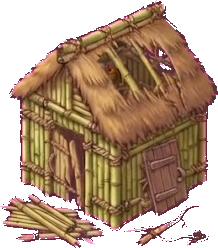
#> input picture design/homes/dmg_bamboo_hut.png, 218 x 248 px, given in place of b7a38cd8-image.jpg, which was not available
$ python cutd.py
#> lines starting #> are read from the running program, lines starting #| are printed output that depends on the picture
import numpy as np, io, base64, json
from PIL import Image
from scipy import ndimage
a=np.array(Image.open('/mnt/user-data/uploads/b7a38cd8-image.jpg').convert('RGB')).astype(float)
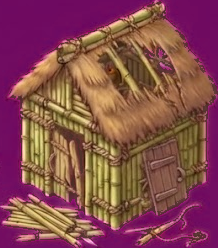
#> a: shape (248, 218, 3) float64; mean R, G, B 134.9, 73.9, 79.6
d=np.sqrt(((a-[250,0,250])**2).sum(-1)); al=np.clip((d-90)/80,0,1)
#> after `d = np.sqrt(((a - [250, 0, 250]) ** 2).sum(-1))`:
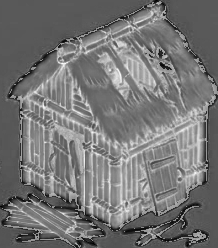
#> d: shape (248, 218) float64; min 142.2, max 327.9, mean 227.9; drawn with min black and max white
#> after `al = np.clip((d - 90) / 80, 0, 1)`:
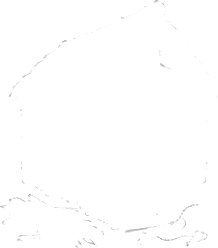
#> al: shape (248, 218) float64; min 0.653, max 1, mean 0.998
m=al>0.4; lab,n=ndimage.label(ndimage.binary_dilation(m,iterations=2))
#> after `m = al > 0.4`: m: shape (248, 218) bool; every value is 1
#> after `lab, n = ndimage.label(ndimage.binary_dilation(m, iterations=2))`: lab: shape (248, 218) int32; every value is 1
#> after `lab, n = ndimage.label(ndimage.binary_dilation(m, iterations=2))`: n = 1
big=[];small=[]
for i in range(1,n+1):
  cc=lab==i; sz=cc.sum()
  if sz<40: continue
  yy,xx=np.where(cc); (big if sz>3000 else small).append([yy.mean(),xx.mean(),cc])
#> this loop made 1 pass
#> sz on pass 1: 54064
for y,x,cc in small:
  j=min(range(len(big)),key=lambda k:(big[k][0]-y)**2+(big[k][1]-x)**2); big[j][2]=big[j][2]|cc
#> after the loop, big = 1 item
big.sort(key=lambda t:(0 if t[0]<350 else 1 if t[0]<650 else 2, t[1]))
names=['leaf_hut','bamboo_hut','wood_house','brick_house','stone_house','bin_brick_holes','tile_house']
r,g,b=a[...,0],a[...,1],a[...,2]
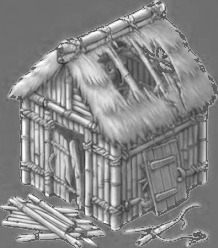
#> r: shape (248, 218) float64; min 38, max 255, mean 134.9
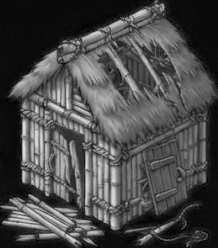
#> g: shape (248, 218) float64; min 0, max 225, mean 73.9
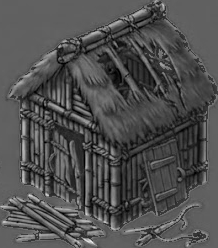
#> b: shape (248, 218) float64; min 0, max 233, mean 79.6
#> (the run stopped early here; a loop or call above may not have finished)

$ run again, on design/homes/dmg_stone_house.png
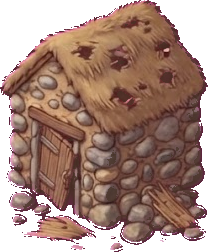
#> input picture design/homes/dmg_stone_house.png, 208 x 252 px, given in place of b7a38cd8-image.jpg, which was not available
#> `al = np.clip((d - 90) / 80, 0, 1)`:
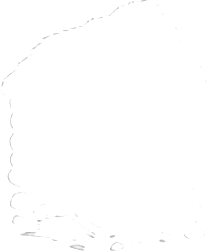
#> al: shape (252, 208) float64; min 0.692, max 1, mean 0.998
#> m: shape (252, 208) bool; every value is 1
#> lab: shape (252, 208) int32; every value is 1
#> n = 1
#> the loop `for i in range(1,n+1):` made 1 pass
#> sz on pass 1: 52416
#> after the loop `for y,x,cc in small:`: big = 1 item
#> `r,g,b=a[...,0],a[...,1],a[...,2]`:
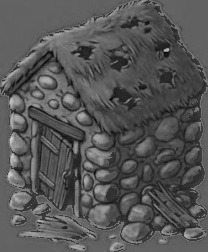
#> b: shape (252, 208) float64; min 4, max 209, mean 85.9

$ run again, on design/homes/dmg_tile_house.png
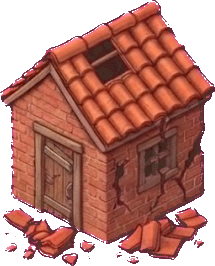
#> input picture design/homes/dmg_tile_house.png, 215 x 266 px, given in place of b7a38cd8-image.jpg, which was not available
#> `al = np.clip((d - 90) / 80, 0, 1)`:
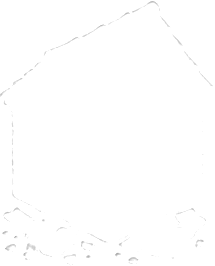
#> al: shape (266, 215) float64; min 0.67, max 1, mean 0.998
#> m: shape (266, 215) bool; every value is 1
#> lab: shape (266, 215) int32; every value is 1
#> n = 1
#> the loop `for i in range(1,n+1):` made 1 pass
#> sz on pass 1: 57190
#> after the loop `for y,x,cc in small:`: big = 1 item
#> `r,g,b=a[...,0],a[...,1],a[...,2]`:
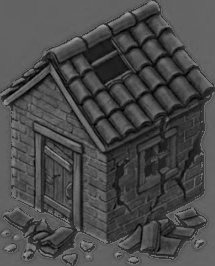
#> b: shape (266, 215) float64; min 0, max 161, mean 74.3

$ run again, on design/homes/dmg_wood_house.png
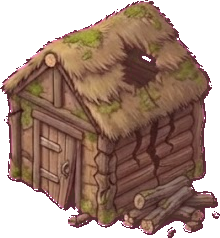
#> input picture design/homes/dmg_wood_house.png, 220 x 238 px, given in place of b7a38cd8-image.jpg, which was not available
#> `d = np.sqrt(((a - [250, 0, 250]) ** 2).sum(-1))`:
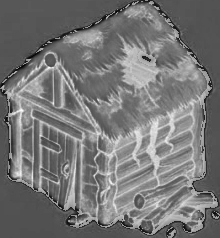
#> d: shape (238, 220) float64; min 148.8, max 320.3, mean 228.5; drawn with min black and max white
#> m: shape (238, 220) bool; every value is 1
#> lab: shape (238, 220) int32; every value is 1
#> n = 1
#> the loop `for i in range(1,n+1):` made 1 pass
#> sz on pass 1: 52360
#> after the loop `for y,x,cc in small:`: big = 1 item
#> `r,g,b=a[...,0],a[...,1],a[...,2]`:
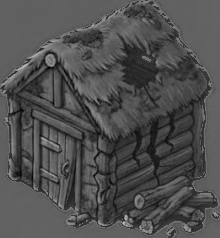
#> b: shape (238, 220) float64; min 0, max 207, mean 79.2
